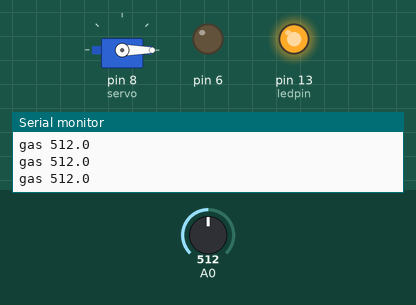
A sketch run on a simulated Arduino Uno, built with avr-gcc and run on an emulated ATmega328P. Parts: servo, output pins drawn as LEDs (lit = HIGH), the last lines printed to the serial monitor. Inputs (shaded band) come from the test bench; at power-on: A0 = 512. The modem accepts every AT command (registered, SIM ready, sends succeed) and sends nothing else; pins used as bus, display or sensor lines are not drawn.

Above: at 7.2 s.
7.3 s: A0 set to 589
10.3 s: A0 set to 613
At 11.5 s:
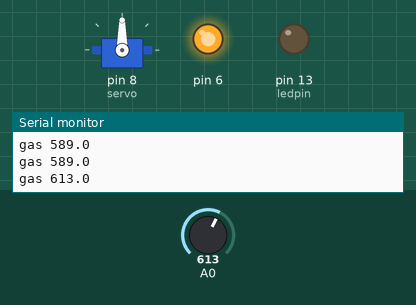
At 15.55 s:
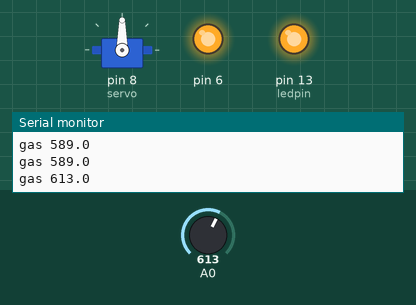
Timing chart, 0 to 17.2 s (numbered marks = the images above; inputs shaded):
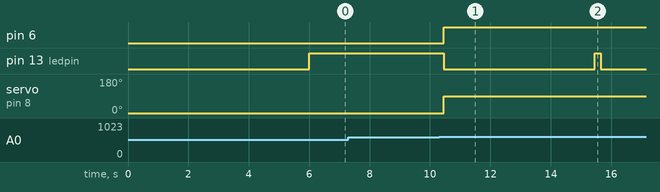

The sketch:

smart_kitchen_dce.ino
```cpp
/*----------------------------------------------------------*/
//RX pin 10 --> esp TX
//TX pin 11 --> esp RX

/*-----------------------------------------------------*/

#include <SoftwareSerial.h>
#include <stdlib.h>
#include<Servo.h>

Servo servo;
/*-------------------------------------------------------*/
// LED indicattion for sensor readings uploaded
    int ledpin   =  13;


#define TIME_OUT 15000
long int previous =0;
long int time_out =0;
/*------------------------------------------------------------*/

// your channel's thingspeak API key
String apiKey ="KP3DRSB3OLBIG36Z";

/*----------------------------------------------------*/
SoftwareSerial ser(2,3); // RX, TX

// this runs once
void setup()
{

servo.attach(8);
  servo.write(0);
  delay(2000);
  // initialize the digital pin as an output.


 pinMode(ledpin,OUTPUT);

 pinMode(6,OUTPUT);

 pinMode(8,OUTPUT);

  // enable debug serial
  Serial.begin(9600);
  // enable software serial
  ser.begin(115200);


  // reset ESP8266
  ser.println("AT+RST");
  Serial.println("Reseting");
  delay(3000);
  digitalWrite(6,LOW);
 digitalWrite(8,LOW);
 servo.write(0);
  delay(1000);

}


// the loop
void loop()

{

  // blink LED on board
   long int current= millis();
  digitalWrite(ledpin, HIGH);
  delay(200);
  digitalWrite(ledpin, LOW);


  // Read the value from Sensors
  // Read 10 values for averaging.
  /*--------------------------------------------------------*/
    int gas;

    gas = analogRead(0);
    delay(2);
//    ph = analogRead(1);
//    delay(2);

  /*-------------------------------------------------------*/

  /*-------------------------------------------------------*/
  // convert to string
    char buf[16];
//    char c;
//    if(Serial.available()>0)
//    {
//     c =Serial.read()
//     while(c != 0A){
//       rec +=c;
//        c = Serial.read();
//
//
//      }
//    }

    String strgas  = dtostrf(gas, 4, 1, buf);
  /*---------------------------------------------------------------*/
//    String strph   = dtostrf(ph, 4, 1, buf);
  /*-------------------------------------------------------------*/
//   String strtemp   = dtostrf(temp, 4, 1, buf);

//
  Serial.print("gas ");
 Serial.println(strgas);
// // Serial.println(rec);
//
  /*--------------------------------------------------------*/
// Serial.print("ph  ");
// Serial.println(strph);

// Serial.print("temp  ");
// Serial.println(strtemp);
//  /*--------------------------------------------------------*/
 if(time_out >= TIME_OUT){

     time_out = 0;
  // TCP connection
  String cmd = "AT+CIPSTART=\"TCP\",\"";
  cmd += "184.106.153.149"; // api.thingspeak.com
  cmd += "\",80";
  ser.println(cmd);
 /*-----------------------------------------------*/
  if(ser.find("Error")){
    Serial.println("AT+CIPSTART error");
    return;
  }
 /*----------------------------------------*/
  // prepare GET string
  String getStr = "GET /update?api_key=";
  getStr += apiKey;
  getStr +="&field1=";
  getStr += String(strgas);
//  getStr +="&field2=";
//  getStr += String(strph);
//  getStr +="&field3=";
//  getStr += String(strprox);
//  getStr +="&field4=";
//  getStr += String(strvolt);
  getStr += "\r\n\r\n";


/*-----------------------------------------------------------*/
  // send data length
  cmd = "AT+CIPSEND=";
  cmd += String(getStr.length());
  ser.println(cmd);
  /*-------------------------------------------*/
    if(ser.find(">"))
    {
    ser.print(getStr);
    }
  else{

    ser.println("AT+CIPCLOSE");
    // alert user
    Serial.println("AT+CIPCLOSE");
  }
  /*-------------------------------------------------------------------*/
  }

else{
     time_out += current - previous;
     previous = current;

}

if(gas > 600)
{
  digitalWrite(6,HIGH);
  digitalWrite(8,HIGH);
  servo.write(90);
  delay(5000);


}


  // thingspeak needs 15 sec delay between updates


}
```

Measured:
- the behaviour switches between 600 and 601 on A0 (found by bisection; images 0 and 1)
- after the input at 10.3 s, pin 6: LOW → HIGH after 0.15 s; servo on pin 8 (servo): 0° → 90° after 0.15 s
